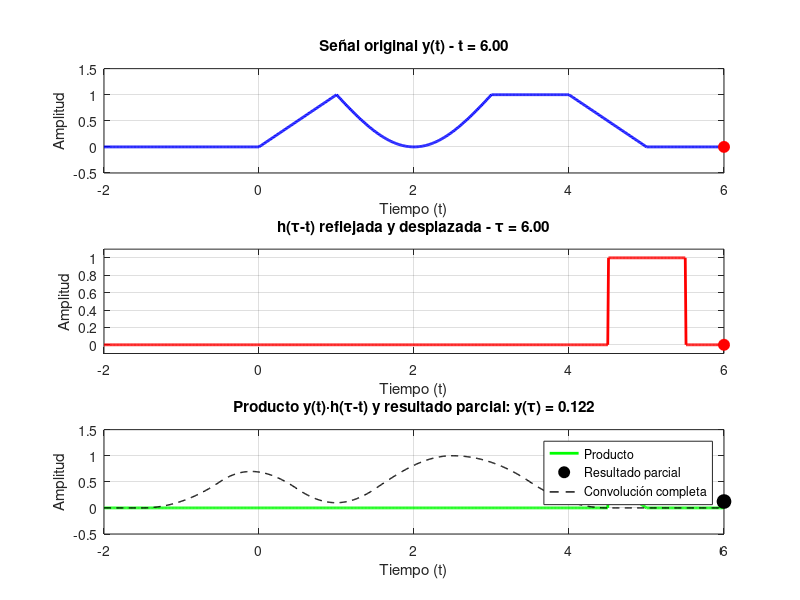
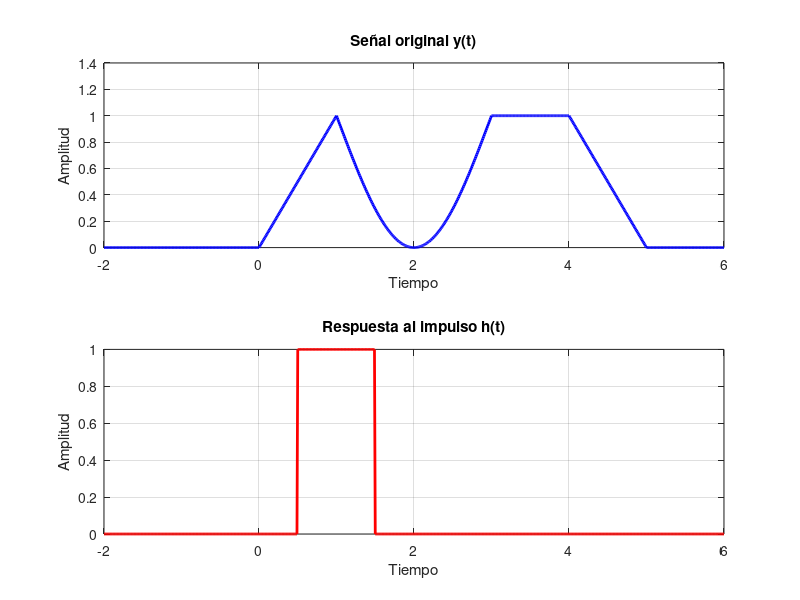
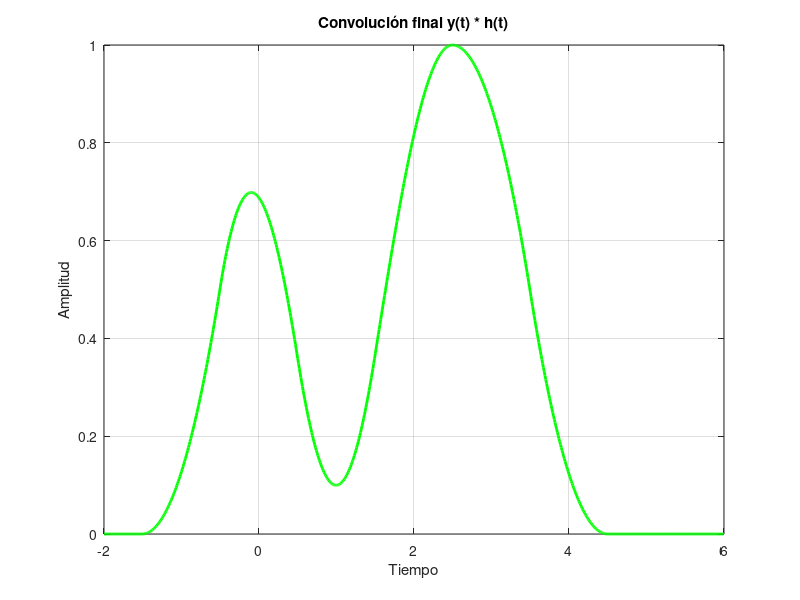

These charts were generated, in order, by the following MATLAB code:
clc; clear;

% Definir escalón unitario
u = @(t) (t >= 0);

% Definir el vector de tiempo
t = -2:0.01:6;
dt = 0.01;

% Tu señal original
y = t.*(u(t)-u(t-1)) + 1.*(sin(pi/2*t+pi/2)+1).*(u(t-1)-u(t-3)) + 1.*(u(t-3)-u(t-4)) + (-t+5).*(u(t-4)-u(t-5));

% Definir la segunda señal (respuesta al impulso)
h = (u(t-0.5) - u(t-1.5)); % Pulso rectangular

% Calcular la convolución completa para referencia
convolucion_completa = conv(y, h, 'same') * dt;

% Preparar la animación
figure('Position', [100, 100, 1200, 800]);

% Definir los pasos de la animación
pasos = 1:50:length(t); % Cada 50 puntos para que no sea muy lenta

for i = 1:length(pasos)
    n = pasos(i);
    tau_actual = t(n);
    
    clf; % Limpiar la figura
    
    % Subplot 1: Señal original y(t)
    subplot(3,1,1);
    plot(t, y, 'b-', 'LineWidth', 2);
    hold on;
    plot(tau_actual, y(n), 'ro', 'MarkerSize', 8, 'MarkerFaceColor', 'r');
    title(['Señal original y(t) - t = ', num2str(tau_actual, '%.2f')]);
    xlabel('Tiempo (t)');
    ylabel('Amplitud');
    grid on;
    xlim([-2, 6]);
    ylim([min(y)-0.5, max(y)+0.5]);
    
    % Subplot 2: Señal h(t) desplazada y reflejada
    subplot(3,1,2);
    % Crear h(tau - t) = h reflejada y desplazada
    h_reflejada = zeros(size(t));
    for j = 1:length(t)
        tau = t(j);
        % Buscar el índice correspondiente a (tau_actual - tau)
        idx = round((tau_actual - tau + 2) / dt) + 1;
        if idx >= 1 && idx <= length(h)
            h_reflejada(j) = h(idx);
        end
    end
    
    plot(t, h_reflejada, 'r-', 'LineWidth', 2);
    hold on;
    plot(tau_actual, 0, 'ro', 'MarkerSize', 8, 'MarkerFaceColor', 'r');
    title(['h(τ-t) reflejada y desplazada - τ = ', num2str(tau_actual, '%.2f')]);
    xlabel('Tiempo (t)');
    ylabel('Amplitud');
    grid on;
    xlim([-2, 6]);
    ylim([min(h)-0.1, max(h)+0.1]);
    
    % Subplot 3: Producto y(t) * h(τ-t) y resultado parcial
    subplot(3,1,3);
    producto = y .* h_reflejada;
    plot(t, producto, 'g-', 'LineWidth', 2);
    hold on;
    
    % Calcular la integral (suma) hasta el punto actual
    if n > 1
        integral_parcial = sum(producto(1:n)) * dt;
        plot(tau_actual, integral_parcial, 'ko', 'MarkerSize', 10, 'MarkerFaceColor', 'k');
    end
    
    % Mostrar también la convolución completa para comparación
    plot(t, convolucion_completa, 'k--', 'LineWidth', 1);
    
    title(['Producto y(t)·h(τ-t) y resultado parcial: y(τ) = ', num2str(sum(producto(1:n)) * dt, '%.3f')]);
    xlabel('Tiempo (t)');
    ylabel('Amplitud');
    grid on;
    xlim([-2, 6]);
    ylim([min([producto, convolucion_completa])-0.5, max([producto, convolucion_completa])+0.5]);
    legend('Producto', 'Resultado parcial', 'Convolución completa', 'Location', 'best');
    
    % Pausa para la animación
    pause(0.1);
end

% Mostrar la convolución final
figure;
subplot(2,1,1);
plot(t, y, 'b-', 'LineWidth', 2);
title('Señal original y(t)');
xlabel('Tiempo');
ylabel('Amplitud');
grid on;

subplot(2,1,2);
plot(t, h, 'r-', 'LineWidth', 2);
title('Respuesta al impulso h(t)');
xlabel('Tiempo');
ylabel('Amplitud');
grid on;

figure;
plot(t, convolucion_completa, 'g-', 'LineWidth', 2);
title('Convolución final y(t) * h(t)');
xlabel('Tiempo');
ylabel('Amplitud');
grid on;
